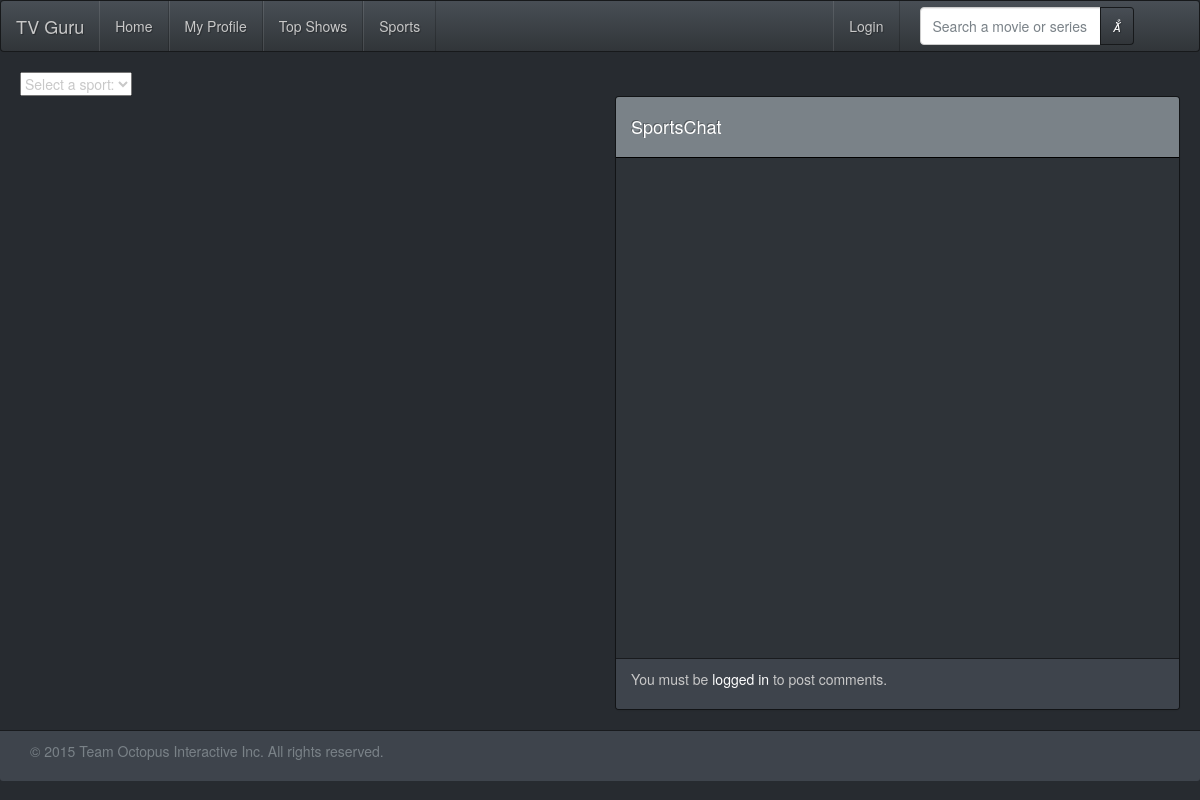
/pages/sports.php, run on an earlier commit of the app's database.
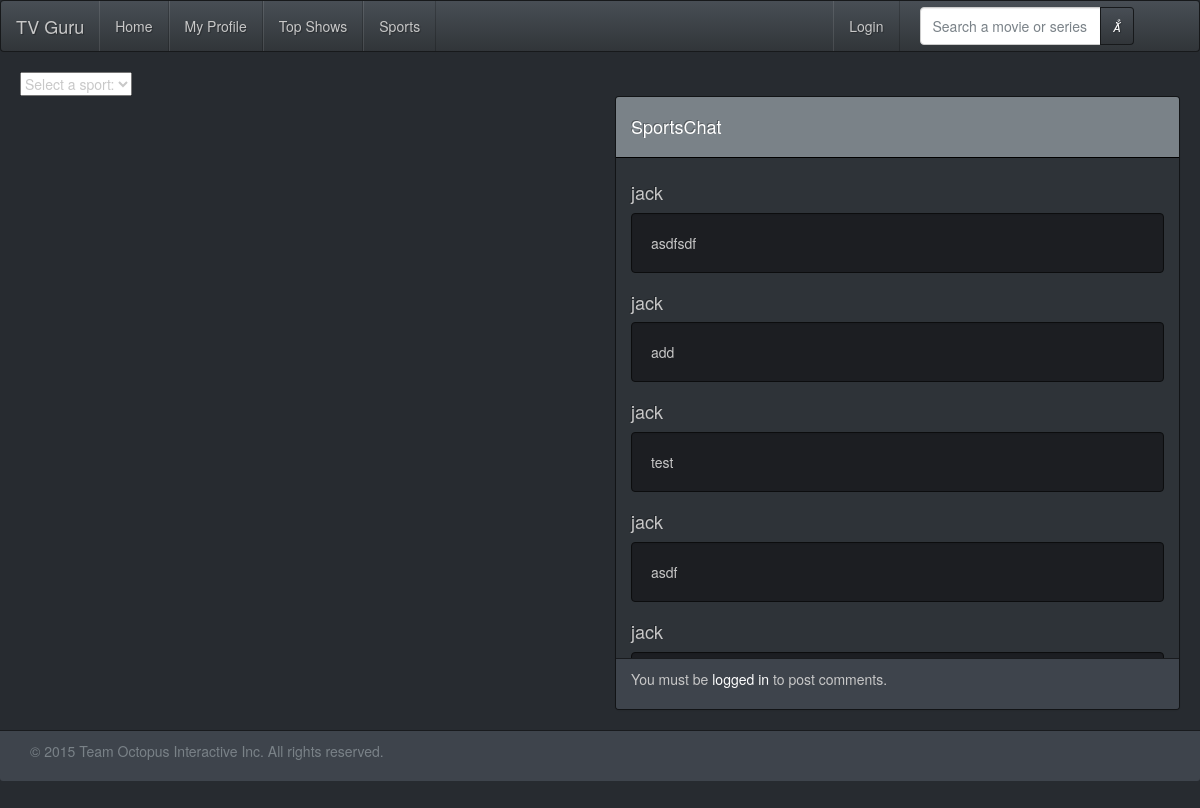
And on a later commit of the database.
### tables this page shows
CREATE TABLE `sports_comments` (
`ID` int(11) NOT NULL,
  `USER` varchar(20) NOT NULL,
  `COMMENT` varchar(150) NOT NULL
);

### inc/inc.sports.php (the view, shortened to what this page needs)
<?php
try {
    $con = new PDO(DB_CONNECTION_STRING, DB_USER, DB_PWD);
    $con->setAttribute(PDO::ATTR_ERRMODE, PDO::ERRMODE_EXCEPTION);
} catch (PDOException $e) {
    echo $e->getMessage();
}
function getComments()
{
    global $con;
    $sql = "SELECT * FROM sports_comments ORDER BY ID DESC LIMIT 15";
    $sql = $con->prepare($sql);
    $sql->execute();
    return $sql->fetchAll();
}
function buildCommentSection($comments) {
    $commentSection = "";
    if(is_array($comments) || is_object($comments)){
        foreach($comments as $comment) {
            $commentSection .= "<h4>$comment[1]</h4>\n
                                <p class=\"well\">$comment[2]</p>\n";
        }
    }
    echo $commentSection;
}

### pages/sports.php (shortened to what this page needs)
<?php
require_once("$_SERVER[DOCUMENT_ROOT]/phase5/inc/inc.sports.php");
include_once("$_SERVER[DOCUMENT_ROOT]/phase5/inc/header.php");
 ?>
<div class="wrap">
    <link rel="stylesheet" type="text/css" href="/phase5/css/sports.css">
    <div class="dropdown">
        <script src="/phase5/js/sports.js"></script>
    </div>
    <div class="row">
        <div class="col-md-6" id="sportsBox">
        </div>
        <div class="col-xs-6 col-md-6">
            <div class="panel panel-primary">
                <div class="panel-heading">
                    <h4>SportsChat</h4>
                </div>
             <div class="panel-body" id="comments" style = "overflow: scroll;height: 500px; overflow-x: hidden;";>
                    <?php buildCommentSection(getComments()) ?>
             </div>
                 <div class="panel-footer">
                    <?php if(isset($_SESSION['loggedin'])) : ?>
                        <div class="form-group">
                            <textarea id="comment" name="comment" cols="75" rows="3" maxlength="150"></textarea>
                            <input class="btn btn-lg pull-right" id="post" type="submit" value="Post Comment">
                        </div>
                    <?php else : ?>
                        <div class="center-block">
                            <p> You must be <a href="login.php">logged in</a> to post comments. </p>
                        </div>
                    <?php endif; ?>
                 </div>
            </div>
        </div>
    </div>
</div>
<?php
include_once("$_SERVER[DOCUMENT_ROOT]/phase5/inc/footer.php");
?>

What changed in the data, as far as the page shows it:
added sports_comments: USER "jack", COMMENT "asdfsdf"
added sports_comments: USER "jack", COMMENT "add"
added sports_comments: USER "jack", COMMENT "test"
added sports_comments: USER "jack", COMMENT "asdf"
added sports_comments: USER "jack"
